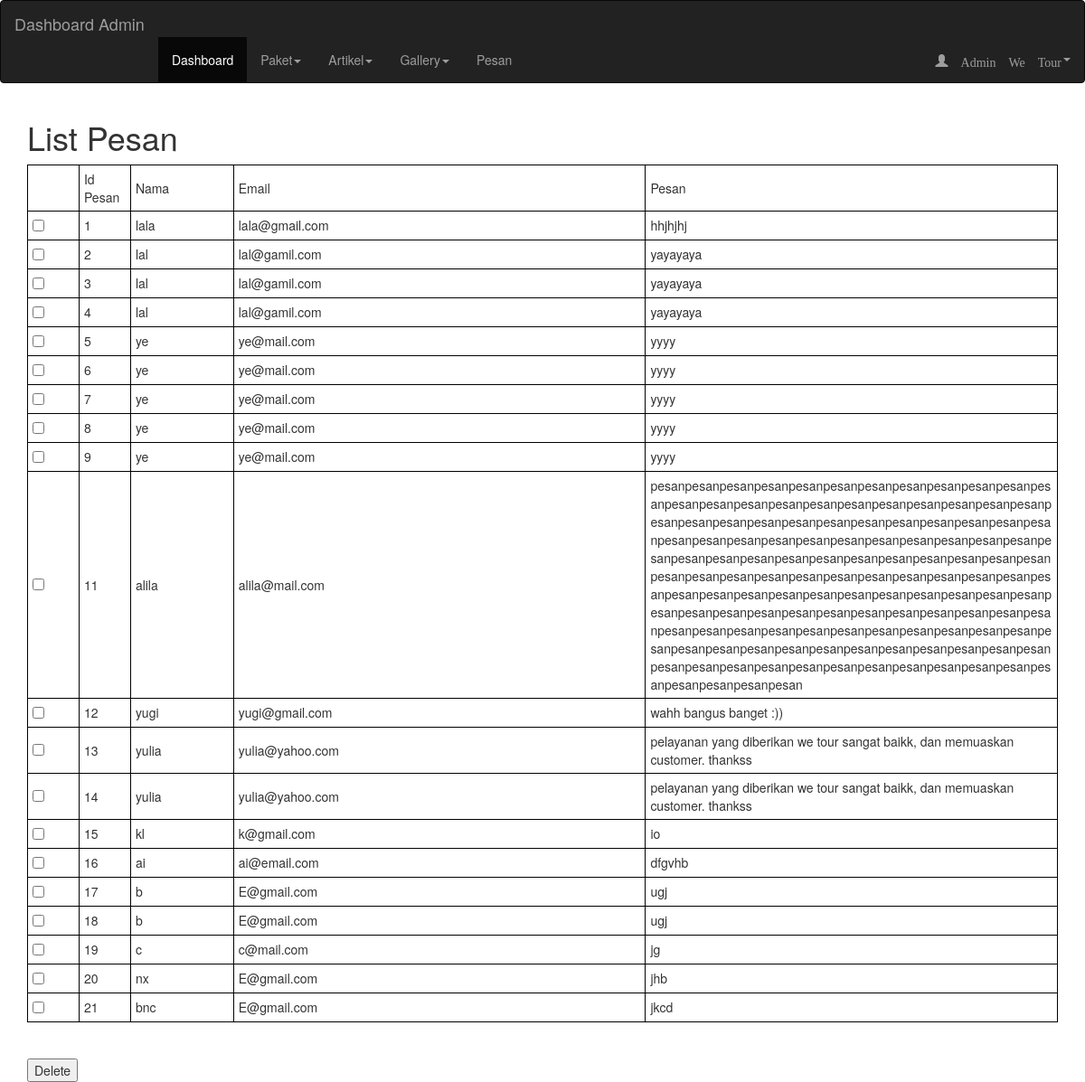
/index.php/c_home/readpesan, run on the app's committed database.
### tables this page shows
CREATE TABLE `pesan` (
  `id_pesan` int(11) NOT NULL,
  `name` varchar(50) NOT NULL,
  `email` varchar(50) NOT NULL,
  `message` varchar(1000) NOT NULL
);

### application/controllers/c_home.php (called while the page is built, shortened)
<?php
class C_home extends CI_Controller {
	public function __construct() {
		$this->load->model('Model_admin');
		$this->load->model('Model_paket');
		$this->load->model('Model_artikel');
		$this->load->model('Model_gallery');
		$this->load->model('Model_pesan');
	}
	function readpesan(){
		$dataPesan = $this->Model_pesan->getPesan();
		$this->load->view('listpesan', array('dataPesan' => $dataPesan));
	}
}
 ?>

### index.php (called while the page is built, shortened)
<?php
require_once BASEPATH.'core/CodeIgniter.php';

### application/models/Model_pesan.php (called while the page is built, shortened)
<?php
class Model_pesan extends CI_Model {
	function getPesan() {
		$query = $this->db->get('pesan');
		return $query->result_array();
	}
}
?>

### application/views/listpesan.php (the view, shortened to what this page needs)
<!DOCTYPE html>
<html>
<head>
		  <link rel="stylesheet" href="https://maxcdn.bootstrapcdn.com/bootstrap/3.3.7/css/bootstrap.min.css">
</head>
<body>
	<nav class="navbar navbar-inverse">
	  <div class="container-fluid">
	    <div class="navbar-header">
	      <a class="navbar-brand" href="<?php echo site_url('admin/c_admin/dashboardawl')?>">Dashboard Admin</a>
	    </div>
	    <br>
	    <br>
	    <ul class="nav navbar-nav">
	      <li class="active"><a href="<?php echo site_url('admin/c_admin/dashboardawl')?>">Dashboard</a></li>
	      <li class="dropdown"><a class="dropdown-toggle" data-toggle="dropdown" href="#">Paket<span class="caret"></span></a>
	      </li>
	      <li class="dropdown"><a class="dropdown-toggle" data-toggle="dropdown" href="#">Artikel<span class="caret"></span></a>
	      </li>
	      <li class="dropdown"><a class="dropdown-toggle" data-toggle="dropdown" href="#">Gallery<span class="caret"></span></a>
	      </li>
	      <li><a href="<?php echo site_url('admin/c_admin/tabelpesan')?>">Pesan</a></li>
	    </ul>
	    <ul class="nav navbar-nav navbar-right">
	    	<li class="dropdown"><a class="dropdown-toggle glyphicon glyphicon-user" data-toggle="dropdown" href="#"> Admin We Tour<span class="caret"></span></a>
	      	</li>
	    </ul>
	  </div>
	</nav>
	<div class="col-lg-12">
	<div class="container-fluid">
	<h1>List Pesan</h1>
		<div class="table-responsive">
		<table style="width: 100%; table-layout: fixed;">
				<thead>
					<td style="width: 5%">  </td>
					<td style="width: 5%">Id Pesan</td>
					<td style="width: 10%">Nama</td>
					<td>Email</td>
					<td>Pesan</td>
				</thead>
				<?php echo form_open(site_url('admin/c_admin/deletepesan')); ?>
				<tbody>
				<?php foreach($dataPesan as $x) { ?>
					<tr>
					<td><input type="checkbox" name="pesan[]" value="<?php echo $x['id_pesan']?>"></td>
					<td><?= $x['id_pesan'] ?></td>
					<td><?= $x['name'] ?></td>
					<td><?= $x['email'] ?></td>
					<td style="text-align: left; word-wrap: break-word;"><?= $x['message'] ?></td>
					</tr>
				<?php } ?>
				</tbody>
			</table><br><br>
			<input type="submit" value="Delete">
		</div>
	</div>
	</div>
</body>
</html>

### application/views/listpesan.php (style rules this page uses)
table, th, td { border: 1px solid black; border-collapse: collapse; }
th, td { padding: 5px; }

### data on the page
pesan: id_pesan "1", name "lala", email "lala@gmail.com", message "hhjhjhj"
pesan: id_pesan "2", name "lal", email "lal@gamil.com", message "yayayaya"
pesan: id_pesan "3", name "lal", email "lal@gamil.com", message "yayayaya"
pesan: id_pesan "4", name "lal", email "lal@gamil.com", message "yayayaya"
pesan: id_pesan "5", name "ye", email "ye@mail.com", message "yyyy"
pesan: id_pesan "6", name "ye", email "ye@mail.com", message "yyyy"
pesan: id_pesan "7", name "ye", email "ye@mail.com", message "yyyy"
pesan: id_pesan "8", name "ye", email "ye@mail.com", message "yyyy"
pesan: id_pesan "9", name "ye", email "ye@mail.com", message "yyyy"
pesan: id_pesan "11", name "alila", email "alila@mail.com", message "pesanpesanpesanpesanpesanpesanpesanpesanpesanpesanpesanpesanpesanpesanpesanpesanpesanpesanpesanpesanpesanpesanpesanpesanpesanpesanpesanpesanpesanpesanpesanpesanpesanpesanpesanpesanpesanpesanpesanpesanpesanpesanpesanpesanpesanpesanpesanpesanpesanpesanpesanpesanpesanpesanpesanpesanpesanpesanpesanpesanpesanpesanpesanpesanpesanpesanpesanpesanpesanpesanpesanpesanpesanpesanpesanpesanpesanpesanpesanpesanpesanpesanpesanpesanpesanpesanpesanpesanpesanpesanpesanpesanpesanpesanpesanpesanpesanpesanpesanpesanpesanpesanpesanpesanpesanpesanpesanpesanpesanpesanpesanpesanpesanpesanpesanpesanpesanpesanpesanpesanpesanpesanpesanpesanpesanpesanpesanpesanpesanpesanpesanpesan"
pesan: id_pesan "12", name "yugi", email "yugi@gmail.com", message "wahh bangus banget :))"
pesan: id_pesan "13", name "yulia", email "yulia@yahoo.com", message "pelayanan yang diberikan we tour sangat baikk, dan memuaskan customer. thankss"
pesan: id_pesan "14", name "yulia", email "yulia@yahoo.com", message "pelayanan yang diberikan we tour sangat baikk, dan memuaskan customer. thankss"
pesan: id_pesan "15", name "kl", email "k@gmail.com", message "io"
pesan: id_pesan "16", name "ai", email "ai@email.com", message "dfgvhb"
pesan: id_pesan "17", name "b", email "E@gmail.com", message "ugj"
pesan: id_pesan "18", name "b", email "E@gmail.com", message "ugj"
pesan: id_pesan "19", name "c", email "c@mail.com", message "jg"
pesan: id_pesan "20", name "nx", email "E@gmail.com", message "jhb"
pesan: id_pesan "21", name "bnc", email "E@gmail.com", message "jkcd"
